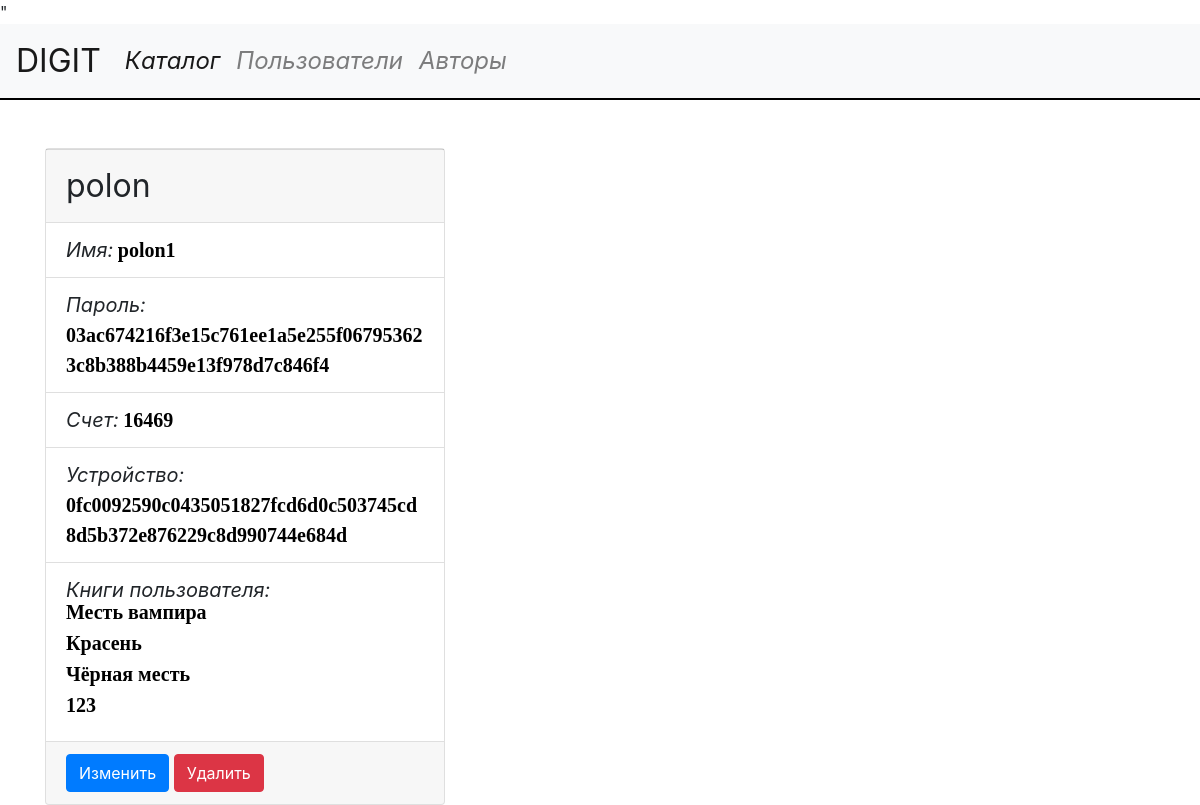
The app's page /digit/users/polon-1575806282 (signed in) with its own data.
### server/models.py (models this page shows, shortened)
class Users(models.Model):
	Id_user 	= models.AutoField(primary_key = True)
	Nickname 	= models.CharField(max_length = 20, unique = True)
	Password 	= models.CharField(max_length = 64)
	Device 		= models.CharField(max_length = 100, db_index = True)
	Name 		= models.CharField(max_length = 20)
	Money 		= models.IntegerField()
	Books 		= models.ManyToManyField('Books', blank = True, related_name = 'users')
	Slug 		= models.SlugField(max_length = 20, unique = True, blank = True)
	def get_update_url(self):
		return reverse('user_update_url', kwargs = {'Slug':self.Slug})
	def get_delete_url(self):
		return reverse('user_delete_url', kwargs = {'Slug':self.Slug})

class Books(models.Model):
	Id_book		= models.AutoField(primary_key = True)
	Title 		= models.CharField(max_length = 60)
	Body 		= models.TextField(blank = True, db_index = True)
	Picture 	= models.ImageField(
									validators = [validate_picture],
									upload_to = 'pictures/'
									)
	File 		= models.FileField(
									blank = True,
									validators = [validate_file],
									upload_to = 'files/'
									)
	Authors		= models.ManyToManyField('Authors', related_name = 'books')
	Cost 		= models.IntegerField()
	Slug		= models.SlugField(max_length = 30, unique = True, blank = True)
	def __str__(self):
		return self.Title
	def get_absolute_url(self):
		return reverse('catalog_detail_url', kwargs = {'Slug':self.Slug})

### server/views.py (the view)
# urls.py: path('users/<str:Slug>', user_detail.as_view(), name = 'user_detail_url'),
class user_detail(LoginRequiredMixin, ObjectDetailMixin, View):
	model 	 	= Users
	template 	= 'blog/user_detail.html'
	name_list 	= 'user'
	raise_exception = True

### server/utils.py (called while the page is built)
	def get(self, request, Slug):
		obj = get_object_or_404(self.model, Slug = Slug)
		return render(request, self.template, context = { self.name_list : obj })

### server/templates/blog/user_detail.html (shortened to what this page needs)
"{% extends 'blog/base.html' %}
{% block content %}
	<div class="card" style="width: 25rem;">
		<div class="card-footer" style="font-size: 200%">
			{{user.Nickname}}
		</div>
		<ul class="list-group list-group-flush">
			<li class="list-group-item"><span class="title">Имя:</span> <span class='values'>{{user.Name}}</span></li>
			<li class="list-group-item"><span class="title">Пароль:</span> <span class='values'>{{user.Password}}</span></li>
			<li class="list-group-item"><span class="title">Счет:</span> <span class='values'>{{user.Money}}</span></li>
			<li class="list-group-item"><span class="title">Устройство:</span> <span class='values'>{{user.Device}}</span></li>
			<li class="list-group-item"><span class="title">Книги пользователя:</span><span class='values'>{% for book in user.Books.all %}<p style="line-height: 75%"><a class="link-values" href="{{ book.get_absolute_url }}">{{ book }}</a></p>{% endfor %}</span></li>
		</ul>
		<div class="card-footer">
			<a href="{{ user.get_update_url }}" class="btn btn-primary">Изменить</a> <a href="{{ user.get_delete_url }}" class="btn btn-danger">Удалить</a>
		</div>
	</div>
{% endblock %}

### templates/base.html (style rules this page uses)
.title { font-size: 125%; font-style: italic; }
.values { font-size: 125%; font-family: 'Verdana'; font-weight: bold; color: black; }
.link-values { font-family: 'Verdana'; font-weight: bold; color: black; }

### records on screen
Users: Nickname "polon", Name "polon1", Password "03ac674216f3e15c761ee1a5e255f067953623c8b388b4459e13f978d7c846f4", Money "16469", Device "0fc0092590c0435051827fcd6d0c503745cd8d5b372e876229c8d990744e684d"
Books: Title "Месть вампира"
Books: Title "Красень"
Books: Title "Чёрная месть"
Books: Title "123"
